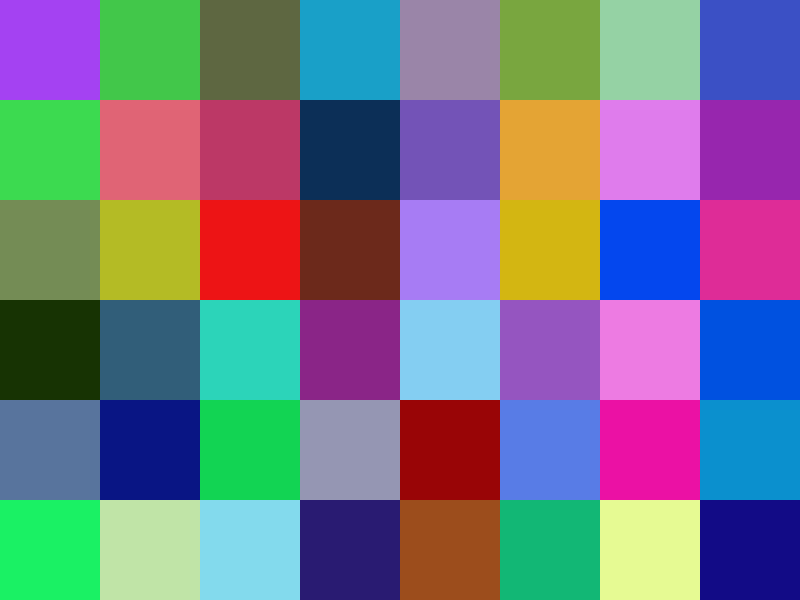
Frame 1 (no input)
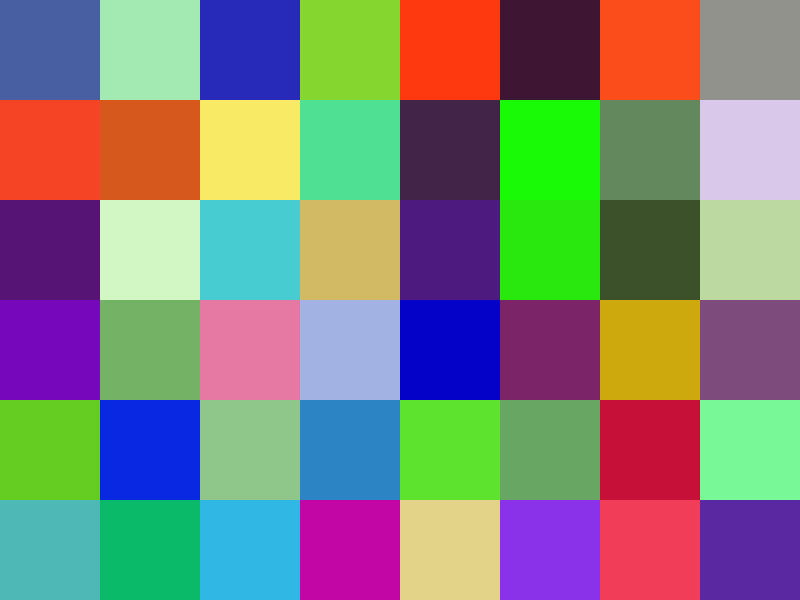
Frame 60 (the mouse pressed at the canvas centre just before this capture)
Frame 120 (the mouse held since frame 60 and released just before this capture): identical to frame 60, image omitted

The Processing sketch that drew these frames (run headless with seeded random() and noise(); from frame 60 on, the mouse is pressed at the canvas centre):

// Processing sketch: processing_113263
// ── processing_113263.pde

//http://processing.org/tutorials/2darray/

int num;
int cols =15;
int rows =10;

float[][] r = new float[cols][rows];
float[][] g = new float[cols][rows];
float[][] b = new float[cols][rows];

float[][] r1 = new float[cols][rows];
float[][] g1 = new float[cols][rows];
float[][] b1 = new float[cols][rows];

void setup() {
  size(800, 600);
  frameRate(10);
}
void draw () {
  noStroke();
  if (mousePressed) {
    for (int i =0; i <cols; i++) {
      for (int j =0; j < rows; j++) {
        fill(r1[i][j], g1[i][j], b1[i][j]);
        rect(i*100, j*100, 100, 100);
      }
    }
  }else {
    for (int i =0; i < cols; i++) {
      for (int j =0; j < rows; j++) {
        r[i][j]= random (255);
        g[i][j]= random(255);
        b[i][j]= random(255);
        r1[i][j] =  r[i][j];
        g1[i][j] = g[i][j];
        b1[i][j] = b[i][j];
        fill(r[i][j], g[i][j], b[i][j]);
        rect(i*100, j * 100, 100, 100);
      }
    }
  }
}
